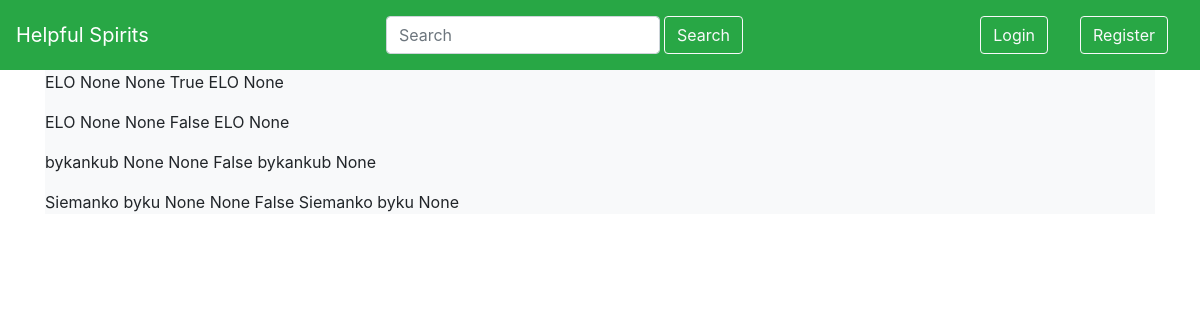
Screenshot of /posters with the database file from the repository.
### helpful_spirits/models.py (models this page shows)
class Poster(db.Model):
    id = db.Column(db.Integer, primary_key=True)
    add_date = db.Column(db.Date)
    start_date = db.Column(db.Date)
    end_date = db.Column(db.Date)
    is_active = db.Column(db.Boolean)
    title = db.Column(db.String(100))
    description = db.Column(db.String(1000))
    location_id = db.Column(db.Integer, db.ForeignKey('location.id'))
    victim_id = db.Column(db.Integer, db.ForeignKey('victim.id'))
    category_id = db.Column(db.Integer, db.ForeignKey('category.id'))

### helpful_spirits/views.py (the view)
@app.route('/posters')
def posters():
    return render_template('posters.html', posters=Poster.query.all())

### helpful_spirits/templates/posters.html (shortened to what this page needs)
{% extends 'base.html' %}
{% block body %}
    <div id="wrapper-div" style="background-color: #f8f9fa;">
        <div id="posters">
                {% for poster in posters %}
                    <p>
                        {{ poster.title }}
                        {{ poster.add_date }}
                        {{ poster.end_date }}
                        {{ poster.is_active }}
                        {{ poster.title }}
                        {{ poster.description }}
                    </p>
                {% endfor %}
        </div>
    </div>
{% endblock %}

### helpful_spirits/templates/base.html (shortened to what this page needs)
<!DOCTYPE html>
<link rel="stylesheet" href="https://stackpath.bootstrapcdn.com/bootstrap/4.1.3/css/bootstrap.min.css">
<html lang="en">
<head>
</head>
<body>
    {% include 'includes/_navbar.html' %}
    <div class="container">
    {% block body %}
    {% endblock %}
    </div>
</body>
</html>

### helpful_spirits/templates/includes/_navbar.html
<nav class="navbar navbar-dark bg-success sticky-top">
    <a class="navbar-brand" href="/">Helpful Spirits</a>
    <form class="form-inline">
        <input class="form-control mr-sm-1" type="search" placeholder="Search" aria-label="Search">
        <button class="btn btn-outline-light my-1 my-sm-0" type="submit">Search</button>
    </form>
    <ul class="nav list-inline">
        <li class="nav-item">
          <a class="nav-link" href="/login"><button class="btn btn-outline-light" type="submit">Login</button></a>
        </li>
        <li class="nav-item">
          <a class="nav-link" href="/register"><button class="btn btn-outline-light" type="submit">Register</button></a>
        </li>
    </ul>
  </nav>

### rows the page displays
Poster: title "ELO", add_date "None", end_date "None", is_active "True", description "None"
Poster: title "ELO", add_date "None", end_date "None", is_active "False", description "None"
Poster: title "bykankub", add_date "None", end_date "None", is_active "False", description "None"
Poster: title "Siemanko byku", add_date "None", end_date "None", is_active "False", description "None"
